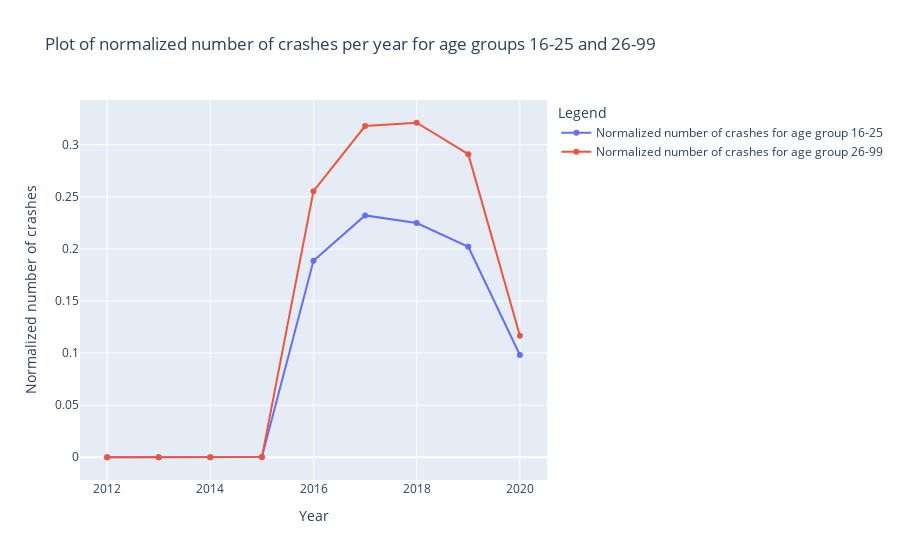

Notebook code for this chart:
### Code cell
plot_crashes_age_groups(crashes_by_year_age_grouped)

### Figure 1 — Plotly figure (JSON) as saved in the notebook; plotly's stock layout.template omitted (floating-point values rounded to 4 significant figures)
{"data": [{"name": "Normalized number of crashes for age group 16-25", "type": "scatter", "x": ["2012", "2013", "2014", "2015", "2016", "2017", "2018", "2019", "2020"], "y": [5.484e-05, 5.027e-05, 0.0001371, 0.0002056, 0.1886, 0.2321, 0.2248, 0.202, 0.0981]}, {"name": "Normalized number of crashes for age group 26-99", "type": "scatter", "x": ["2012", "2013", "2014", "2015", "2016", "2017", "2018", "2019", "2020"], "y": [1.977e-05, 5.202e-05, 0.000129, 0.000181, 0.2554, 0.3179, 0.3211, 0.2909, 0.1166]}], "layout": {"legend": {"title": {"text": "Legend"}}, "title": {"text": "Plot of normalized number of crashes per year for age groups 16-25 and 26-99"}, "xaxis": {"title": {"text": "Year"}}, "yaxis": {"title": {"text": "Normalized number of crashes"}}}}
